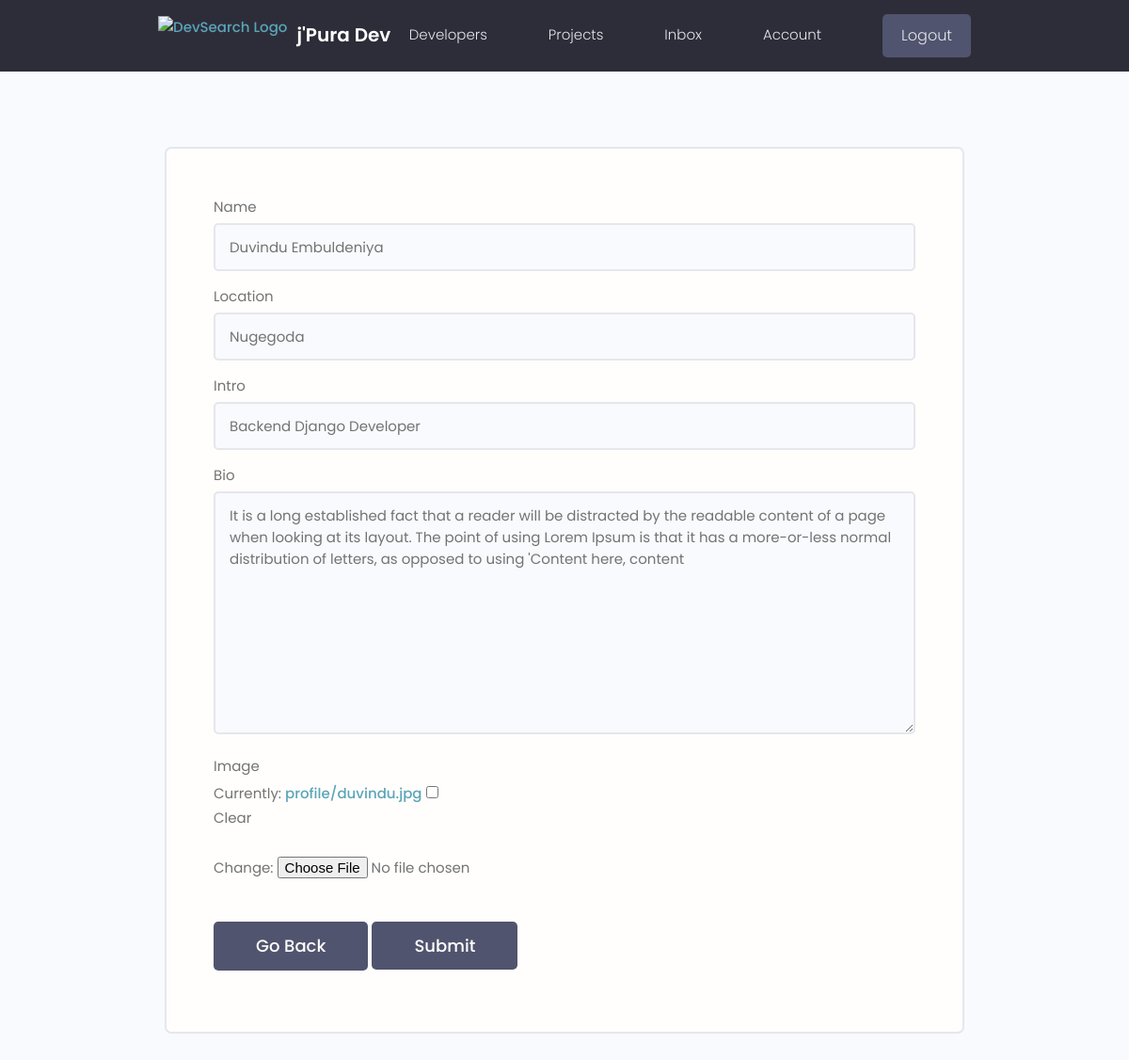
Page /edit-account/ (signed in) on the committed database.
### home/models.py (models this page shows, shortened)
class Profile(models.Model):
    user = models.OneToOneField(User, on_delete=models.CASCADE)
    username = models.CharField(max_length=200, null=True)
    name = models.CharField(max_length=200, null=True)
    location = models.CharField(max_length=200, null=True)
    intro = models.CharField(max_length=200, null = True)
    bio = models.TextField(null=True)
    image = models.ImageField(upload_to = 'profile/', default='profile/default.png', null=True, blank=True)
    created = models.DateTimeField(auto_now_add=True)
    class Meta:
        ordering = ['created']

### home/views.py (the view)
# urls.py: path('edit-account/', editAccount, name = 'edit-account'),
@login_required
def editAccount(request): #navbar account edit
    form = ProfileForm(instance = request.user.profile)
    if request.method == 'POST':
        form = ProfileForm(request.POST, request.FILES, instance = request.user.profile)
        if form.is_valid():
            form.save()
            messages.success(request, "Account updated successfully!")
            return redirect('user-account')
    context = {'form': form}
    return render(request, 'home/profile_edit.html', context)

### home/forms.py
class ProfileForm(ModelForm):
    class Meta:
        model = Profile
        fields = ['name', 'location', 'intro', 'bio', 'image']
    def __init__(self, *args, **kwargs):
        super(ProfileForm, self).__init__(*args, **kwargs)
        for name, field in self.fields.items():
            field.widget.attrs.update({'class': 'input'})

### home/templates/home/profile_edit.html (shortened to what this page needs)
{% extends 'base.html' %}
{% block content %}
    <main class="formPage my-xl">
        <div class="content-box">
            <div class="formWrapper">
                <form class="form" action="" method="POST" enctype="multipart/form-data">
                    {% for field in form %}
                    <div class="form__field">
                        <label for="formInput#text">{{field.label}}</label>
                        {{field}}
                    </div>
                    {% endfor %}
                    <a class="btn btn--sub btn--lg  my-md" href="{% url 'user-account' %}">Go Back</a>
                    <input class="btn btn--sub btn--lg  my-md" type="submit" value="Submit" />
                </form>
            </div>
        </div>
    </main>
{% endblock content %}

### static/css/main.css (style rules this page uses)
:root { --color-sub: #2d2d39; }
.btn--sub { background-color: var(--color-sub-light); }
.content-box { width: 95%; max-width: 85rem; margin: 0 auto; }
.formPage .formWrapper { list-style: none; background: var(--color-white); padding: 3.5rem 5rem; border: 2px solid var(--color-light); border-radius: 0.7rem; }

### static/uikit/styles/modules/_variables.css (style rules this page uses)
:root { --color-main: #5aa5b9; --color-main-light: #e6faff; --color-sub: #3f4156; --color-sub-light: #51546e; --color-sub-lighter: #ededfd; --color-text: #737373; --color-gray: #8b8b8b; --color-light: #e5e7eb; --color-light-gray: #767676; --color-bg: #f8fafd; --color-white: #fffefd; --color-white-light: #f3f3f3; --color-success: #359e64; --color-success-bg: #def8e8; --color-error: #fc4b0b; --color-error-bg: #fff2ee; --font-base: 'Poppins', arial, helvetica, 'Segoe UI', roboto, ubuntu, sans-serif; --font-monospace: 'Fira Code', 'Courier New', courier, monospace; --font-regular: 300; --font-medium: 500; --font-bold: 700; --generic-shadow: 1px 1px 5px #00000010; --generic-transition: all 0.3s ease-in-out; }

### static/uikit/styles/modules/_base.css (style rules this page uses)
* { margin: 0; padding: 0; box-sizing: border-box; text-rendering: optimizeLegibility; color: inherit; font-size: inherit; }
html { font-size: 50%; }
@media only screen and (min-width: 480px) { html { font-size: 56.25%; } }
@media only screen and (min-width: 1200px) { html { font-size: 62.5%; } }
body { line-height: 1.6; font-weight: 400; font-size: 1.5rem; color: var(--color-text); background-color: var(--color-bg); min-height: 100vh; }

### static/uikit/styles/modules/_typography.css (style rules this page uses)
* { font-family: var(--font-base); }
a { padding-bottom: 2px; text-decoration: none; display: inline-block; color: var(--color-main); font-weight: var(--font-medium); }

### static/uikit/styles/modules/_utilities.css (style rules this page uses)
.my-md { margin: 3rem auto; }
.my-xl { margin: 8rem auto; }

### static/uikit/styles/modules/_button.css (style rules this page uses)
.btn { display: inline-block; position: relative; cursor: pointer; background-color: var(--color-light); font-weight: var(--font-medium); color: var(--color-sub); text-decoration: none; padding: 1rem 2rem; border-radius: 0.5rem; border: none; width: -webkit-fit-content; width: -moz-fit-content; width: fit-content; height: -webkit-fit-content; height: -moz-fit-content; height: fit-content; font-size: 1.6rem; outline-width: 0; outline-color: transparent; -webkit-backface-visibility: hidden; backface-visibility: hidden; transition: all 0.3s ease-in-out; }
.btn--sub { background-color: var(--color-sub); color: var(--color-white); }
.btn--lg { font-size: 1.8rem; padding: 1.2rem 4.5rem; }

### static/uikit/styles/modules/_form.css (style rules this page uses)
.form { display: block; }
.form__field { margin-top: 1.5rem; margin-bottom: 1.5rem; }
.form__label, .form__field > label { display: block; margin-bottom: 0.5rem; color: var(--color-text); }
input.input[type='text'], input.input[type='email'], input.input[type='password'], input.input[type='number'], select.input, textarea.input { min-width: 24rem; width: 100%; padding: 1.2rem 1.5rem; border-radius: 0.5rem; border: 2px solid var(--color-light); transition: all 0.3s ease-in-out; background-color: var(--color-bg); }

### rows in the picture
Profile: form "Duvindu Embuldeniya" "Nugegoda" "Backend Django Developer" "It is a long established fact that a reader will be distracted by the readable content of a page when looking at its layout. The point of using Lorem Ipsum is that it has a more-or-less normal distribution of letters, as opposed to using 'Content here, content"

### other values in the picture
{{ field.label }} "Name" "Location" "Intro" "Bio" "Image"
